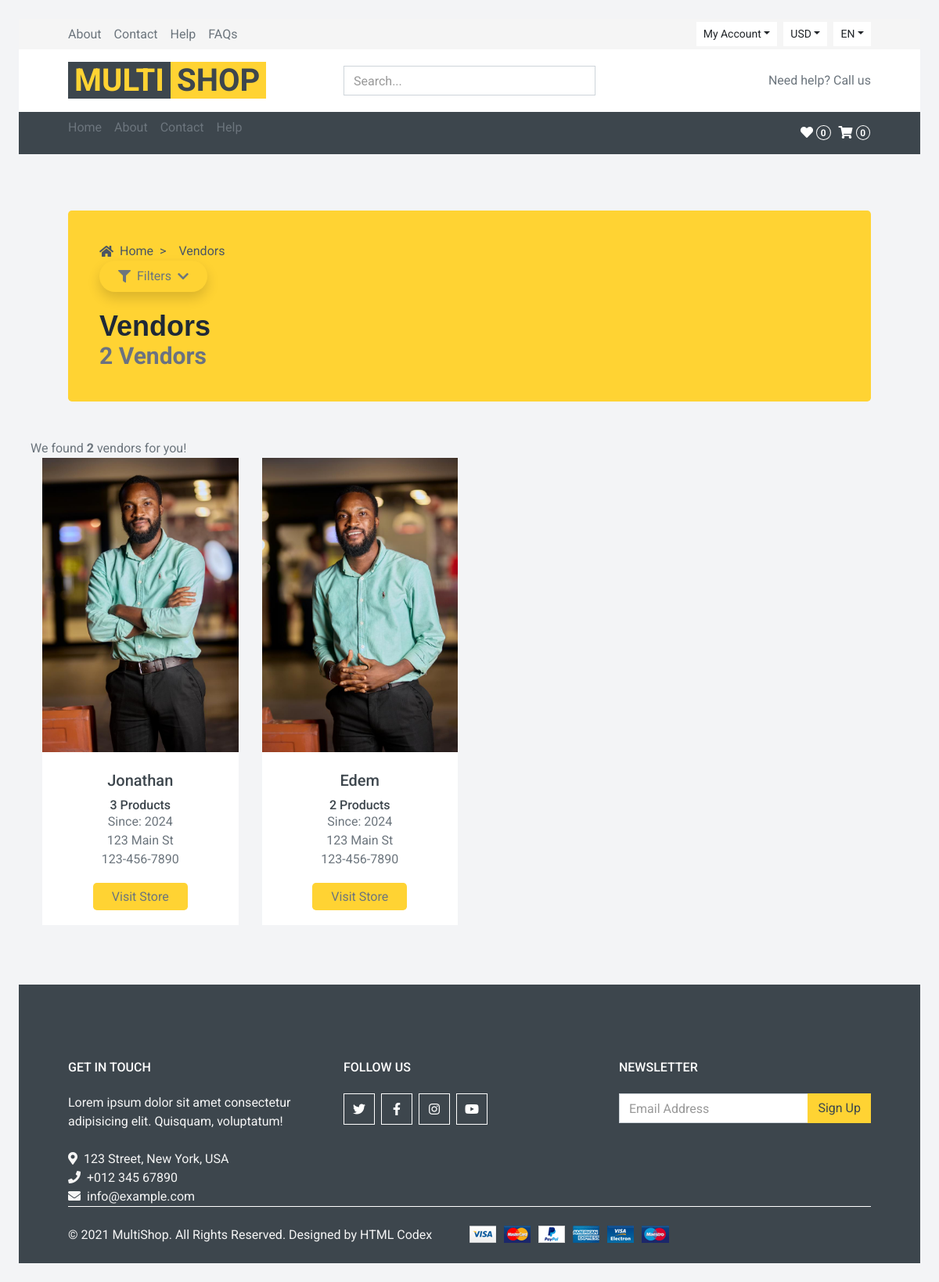
The app's page /vendors/ with its own data.
### core/models.py (models this page shows, shortened)
class Vendor(models.Model):
    vid = ShortUUIDField(unique=True, length= 10, max_length=20, prefix='ven', alphabet='abcdefgh12345678') # id = models.AutoField
    title = models.CharField(max_length=100, default='Vendor')
    image = models.ImageField(upload_to='user_directory_path', default='vendor.jpg')
    cover_image = models.ImageField(upload_to='user_directory_path', default='vendor.jpg')
    description = models.TextField(null=True, blank=True, default='This is the vendor')
    address = models.CharField(max_length=100, default='123 Main St')
    contact = models.CharField(max_length=100, default='123-456-7890')
    chat_resp_time = models.CharField(max_length=100, default='100')
    shipping_on_time = models.CharField(max_length=100, default='100')
    authentic_rating = models.CharField(max_length=100, default='100')
    days_return = models.CharField(max_length=100, default='100')
    warranty_period = models.CharField(max_length=100, default='100')
    date = models.DateTimeField(auto_now_add=True, null=True, blank=True)
    user = models.ForeignKey(User, on_delete=models.SET_NULL, null=True)
    class Meta:
        verbose_name_plural = 'Vendors'

### core/views.py (the view)
# urls.py: path("vendors/", vendor_list_view, name='vendor-list'),
def vendor_list_view(request):
    vendors = Vendor.objects.all()
    context = {
        'vendors': vendors
    }
    return render(request, 'core/vendor-list.html', context)

### core/context_processors.py (called while the page is built)
def default(request):
    categories = Category.objects.all()
    return {
        'categories': categories
        }

### templates/core/vendor-list.html (shortened to what this page needs)
{% extends 'parials/base.html' %}
{% block content %}
<html>
    <head>
        <script src="https://cdn.tailwindcss.com"></script>
        <link href="https://cdnjs.cloudflare.com/ajax/libs/font-awesome/5.15.3/css/all.min.css" rel="stylesheet"/>
    </head>
    <body class="bg-gray-100 p-6">
        <div class="bg-primary rounded-lg p-10 w-full my-4">
            <div class="flex items-center space-x-2 text-gray-600">
                <i class="fas fa-home"></i>
                <a href="#" class="text-gray-600">Home</a>
                <span class="mx-2">></span>
                <span class="text-gray-600">Vendors</span>
            </div>
            <div class="max-w-7xl mx-auto">
                <div class="flex items-center mb-6">
                    <button onclick="toggleDropdown()" class="filter-button flex items-center bg-primary text-black-500 px-4 py-2 rounded-full shadow">
                        <i class="fas fa-filter mr-2"></i>
                        Filters
                        <i class="fas fa-chevron-down ml-2"></i>
                    </button>
                </div>
                <h1 class="text-4xl font-bold text-gray-800 mt-4" style="font-family: 'Nunito', sans-serif;">Vendors</h1>
                <div class="">
                    <h1 class="text-3xl font-bold text-gray-500">{{ vendors.count }} Vendor{{ vendors.count|pluralize}}</h1>
                </div>
            </div>
        </div>
        </div>
        <br>
        <div class="row product-grid">
            <div class="totall-product">
                <p>We found <strong>{{vendors.count}}</strong> vendor{{vendors.count|pluralize}} for you!</p>
            </div>
            <br>
        </div>
        <div class="row product-grid">
        {% for v in vendors%}
            <div class="col-lg-3 col-md-4 col-sm-6 pb-1">
                <div class="product-item bg-light mb-4">
                    <div class="product-img position-relative overflow-hidden">
                        <img class="img-fluid w-100" src="{{v.image.url}}" alt="">
                        <div class="product-action">
                        </div>
                    </div>
                    <div class="text-center py-4">
                        <a class="h5 text-decoration-none text-truncate" href="{% url 'core:vendor-detail' v.vid %}">{{ v.title }}</a><br>
                        <div class="d-flex align-items-center justify-content-center mt-2">
                            <h5>{{v.vendor.all.count}} Product{{v.vendor.all.count|pluralize}}</h5>
                        </div>
                        <div>
                            <span class"font-small text-muted">Since: <a href="">{{v.date|date:"Y"}}</a>
                        </div>
                        <div>
                            <span class"font-small text-muted"><a href="#">{{v.address}}</a>
                        </div>
                        <div>
                            <span class"font-small text-muted"><a href="#">{{v.contact}}</a>
                        </div><br>
                        <a href="{% url 'core:vendor-detail' v.vid %}" class="bg-primary rounded-lg py-2 px-4">
                            Visit Store
                        </a>
                    </div>
                </div>
            </div>
        {% endfor %}
        </div>
    </body>
</html>
{% endblock content %}

### records on screen
Vendor: image (picture), title "Jonathan", vendor.all.count "3", date "2024", address "123 Main St", contact "123-456-7890"
Vendor: image (picture), title "Edem", vendor.all.count "2", date "2024", address "123 Main St", contact "123-456-7890"

### other values on screen
{{ vendors.count }} "2"
